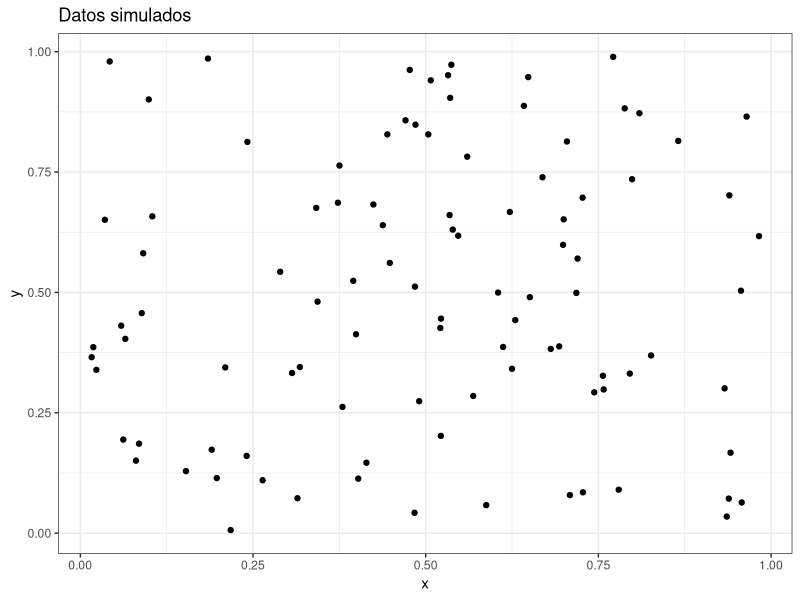

Generate this figure with R:
## ---- chunk 1
options(xtable.comment = FALSE)
library(tidyverse)
library(xtable)
## ---- chunk 2
n <- rpois(1, 90)
d <- data_frame(x = runif(n), y = runif(n))
med <- d %>% summarise( m = median(x) ) %>% as.numeric() 
## ---- chunk 3
apply(d, 2, fivenum) %>% data.frame() %>%
  mutate(stat = c('min', 'q25', 'med', 'q75', 'max')) %>%
  select(stat, everything()) %>%
  xtable(caption = 'Resumen datos simulados', label = 'tab1') %>%
  print(caption.placement = 'top', include.rownames = FALSE)
## ---- chunk 4
d %>% ggplot() +
  geom_point( aes(x, y) ) + 
  labs(title = 'Datos simulados') + 
  theme_bw()
